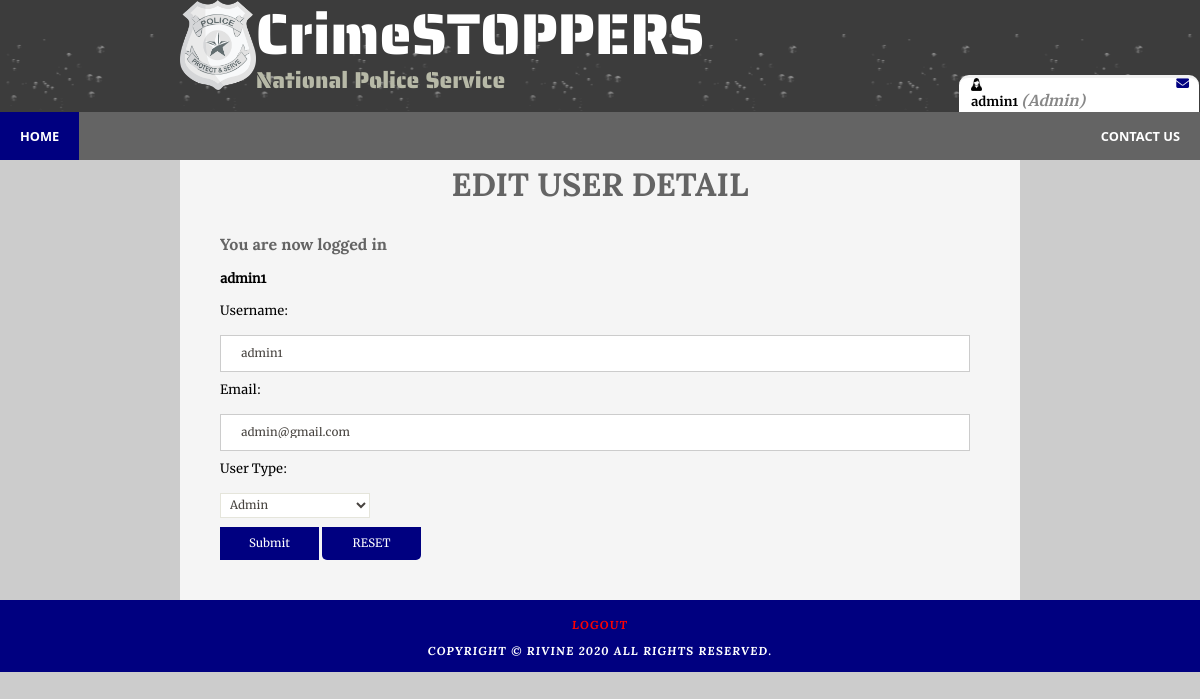
The page /admin/edit.php?id=1 (signed in) on the database its author committed.
### tables this page shows
CREATE TABLE `users` (
  `id` int(11) NOT NULL,
  `username` varchar(100) NOT NULL,
  `email` varchar(100) NOT NULL,
  `user_type` varchar(20) NOT NULL,
  `password` varchar(100) NOT NULL
);

### admin/edit.php (the view, shortened to what this page needs)
<?php
include('../functions.php');
?>
<!DOCTYPE html>
<html>
<head>
	<link rel="stylesheet" type="text/css" href="../css/style.css" />
	<link rel="stylesheet" type="text/css" href="../css/button.css" />
</head>
<body>
	<div id="main">
		<div id="header">
			<div id="logo">
				<div class="logo_img">
					<img src="../img/logo.png" alt="NPS Logo" height="auto" width="13%"></img>
					<div id="logo_text">
						<h1><a class="logo_colour" href="../index.php">CrimeSTOPPERS</a></h1>
						<h2>National Police Service</h2>
					</div>
				</div>
			</div>
			<div class="profile_info">
				<figure class="user_avatar"><img src="../img/admin_profile.png" width="5%">
					<span style="float: right;">
						<a href="../chat_box/chat_list.php"><i class="fa fa-envelope"></i></a>
					</span>
				</figure>
				<div class="user_info">
					<?php if (isset($_SESSION['user'])) : ?>
						<strong><?php echo $_SESSION['user']['username']; ?></strong>
						<small style="font-size:15px">
							<i style="color: #888;">(<?php echo ucfirst($_SESSION['user']['user_type']); ?>)</i>
						</small>
					<?php endif ?>
				</div>
			</div>
			<div id="navbar">
				<nav>
					<ul id="menu">
						<li class="selected"><a href="home.php">Home</a></li>
						<li style="float: right;"><a href="#">Contact Us</a></li>
					</ul>
				</nav>
			</div>
		</div>
		<div id="site_content" class="content">
			<div align="center" class="header">
				<h1>EDIT USER DETAIL</h1>
			</div>
			<div id="content">
				<?php if (isset($_SESSION['success'])) : ?>
					<div class="error success">
						<h3>
							<?php
							echo $_SESSION['success'];
							?>
						</h3>
					</div>
				<?php endif ?>
				<?php if (isset($_SESSION['user'])) : ?>
					<strong><?php echo $_SESSION['user']['username']; ?></strong>
					<?php
					$result = mysqli_query($db, "SELECT * FROM users WHERE id='" . $_GET['id'] . "'");
					$row = mysqli_fetch_array($result);
					?>
					<html>
					<head>
					</head>
					<body>
						<form name="frmUser" method="post" action="">
							<div class="form_settings">
								<p>Username:</p>
								<input type="text" name="username" value="<?php echo $row['username']; ?>">
								<p>Email:</p>
								<input type="text" name="email" class="txtField" value="<?php echo $row['email']; ?>">
								<p>User Type:</p>
								<select name="user_type" id="user_type">
									<option value="admin" <?php if ($row['user_type'] == 'admin') {
																echo 'selected';
															} ?>>Admin</option>
								</select>
							</div>
							<p class="form_buttons">
								<input type="submit" name="submit" value="Submit" class="submit">
								<button type="reset" class="submit">RESET</button>
							</p>
						</form>
					</body>
					</html>
				<?php endif ?>
			</div>
		</div>
	</div>
	<div id="footer">
		<a href="../login.php" style="color: red;">logout</a>
		<br><br>
		<p>Copyright &copy; Rivine <?php echo date("Y"); ?> All Rights Reserved.</p>
	</div>
</body>
</html>

### css/style.css (style rules this page uses)
html { width: 100%; height: fit-content; }
* { margin: 0; padding: 0; box-sizing: border-box; }
body { background-repeat: round; font: normal 0.8em "merriweather-regular", arial, sans-serif; background: url(../img/background.png) #ccc; color: black; }
p { padding: 0 0 20px 0; line-height: 1.7em; }
img { border: 0; }
a.logo_colour { text-decoration: none; color: white; }
ul#menu { list-style-type: none; }
nav { position: relative; width: 100%; height: max-content; overflow: hidden; background: #646464; }
nav li { float: left; }
nav li a, .slide_link { display: block; padding: 8px; color: white; text-align: center; padding: 15px 20px; text-decoration: none; font-family: "Segoe UI", Tahoma, Geneva, Verdana, sans-serif; text-transform: uppercase; font-weight: bold; }
h1, h2, h3, h4, h5, h6 { font: normal 179% "lora-bold", arial, sans-serif; color: #646464; margin: 0 0 15px 0; padding: 15px 0 5px 0; }
h2 { font: normal 155% "lora-bold", arial, sans-serif; color: #3091e0; }
h3 { font: normal 125% "lora-bold", arial, sans-serif; }
a { outline: none; text-decoration: underline; color: navy; }
#main, #logo, #menubar, #site_content, #content_footer, .slideshow-container, #footer { margin-left: auto; margin-right: auto; }
#main { padding-bottom: 0px; }
#header { background: #6f655f url(../img/header.png); height: 140px; }
.header { text-transform: uppercase; font-size: large; }
#logo { width: 840px; position: relative; height: 80%; }
#logo #logo_text { display: inline-block; position: absolute; font-weight: bolder; font-size: 150%; }
#logo h1, #logo h2 { font: normal 300% "saira_stencil_one-regular", arial, sans-serif; border-bottom: 0; text-transform: none; margin: 0; }
#logo_text h1, #logo_text h1 a { padding: 8px 0 0 0; text-decoration: none; }
#logo_text h2 { font-size: 120%; padding: 4px 0 0 0; color: #b7b9a7; }
#logo .logo_img { display: inline-block; position: absolute; }
#site_content { padding-top: 15px; width: 70%; height: fit-content; overflow: hidden; background: rgb(245, 245, 245); }
.selected { background-color: navy; color: lightgray; }
#content { width: 100%; padding-left: 40px; padding-right: 50px; padding-bottom: 20px; }
#footer { width: 100%; font: normal 90% "lora-bolditalic", arial, sans-serif; height: fit-content; padding: 20px 0 5px 0; text-align: center; background: navy; color: #fff; text-transform: uppercase; letter-spacing: 0.1em; }
#footer p { padding: 0 0 5px 0; }
#footer a { color: #888; text-decoration: none; }
.form_settings { margin: 15px 0 0 0; }
.form_settings p { padding: 0 0 4px 0; }
.form_settings input, .form_settings textarea { padding: 5px; width: 35%; font: 90% "merriweather-regular", arial; border: 1px solid #e5e5db; background: #fff; color: #47433f; }
.form_settings .submit, .submit { font: 90% "merriweather-regular", arial; border: 0; width: 99px; height: 33px; padding: 2px 0 3px 0; cursor: pointer; background: navy; color: #fff; }
.form_settings textarea, .form_settings select { font: 90% "merriweather-regular", arial; width: 35%; }
.form_settings select { width: 20%; padding: 5px; border: 1px solid #e5e5db; background: #fff; color: #47433f; }
button { background-color: navy; color: white; outline: 0; border: 0; padding: 8px 0; bottom: 0; border-bottom-right-radius: 5px; border-bottom-left-radius: 5px; cursor: pointer; width: 100%; font-size: 120%; }
a { text-decoration: none; padding: 10px; cursor: pointer; }
input[type="text"], input[type="password"], input[type="email"] { width: 100%; padding: 12px 20px; margin: 8px 0; display: inline-block; border: 1px solid #ccc; box-sizing: border-box; }
select { width: fit-content; padding: 5px 20px; margin: 9px 0; display: inline-block; border: 1px solid #ccc; box-sizing: border-box; }
.user_info, .user_avatar { margin-left: 5%; }
.profile_info { position: absolute; border-top: 3px solid #f1f1f1; border-bottom: 0px solid #f1f1f1; border-radius: 10px 10px 0 0; max-width: 20%; top: 75px; right: 1px; font-family: "merriweather-bold", Arial, Helvetica, sans-serif; font-weight: bold; background-color: white; transition: 0.3s; padding-bottom: 5px; }

### rows shown on the page
users: username "admin1", email "admin@gmail.com", user_type "Admin"

### other values the page prints
$_SESSION['user']['username'] "admin1"
$_SESSION['user']['user_type'] "Admin"
$_SESSION['success'] "You are now logged in"
